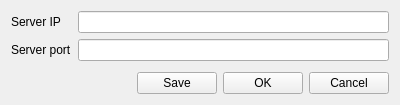
<?xml version="1.0" encoding="UTF-8"?>
<ui version="4.0">
 <class>SettingsWidget</class>
 <widget class="QWidget" name="SettingsWidget">
  <property name="geometry">
   <rect>
    <x>0</x>
    <y>0</y>
    <width>400</width>
    <height>105</height>
   </rect>
  </property>
  <property name="windowTitle">
   <string>Form</string>
  </property>
  <layout class="QVBoxLayout" name="verticalLayout">
   <item>
    <layout class="QGridLayout" name="gridLayout">
     <item row="1" column="0">
      <widget class="QLabel" name="label_2">
       <property name="text">
        <string>Server port</string>
       </property>
      </widget>
     </item>
     <item row="1" column="1">
      <widget class="QLineEdit" name="lineEditServerPort"/>
     </item>
     <item row="0" column="0">
      <widget class="QLabel" name="label">
       <property name="text">
        <string>Server IP</string>
       </property>
      </widget>
     </item>
     <item row="0" column="1">
      <widget class="QLineEdit" name="lineEditServerIP"/>
     </item>
    </layout>
   </item>
   <item>
    <spacer name="verticalSpacer">
     <property name="orientation">
      <enum>Qt::Vertical</enum>
     </property>
     <property name="sizeHint" stdset="0">
      <size>
       <width>20</width>
       <height>40</height>
      </size>
     </property>
    </spacer>
   </item>
   <item>
    <layout class="QHBoxLayout" name="horizontalLayout">
     <item>
      <spacer name="horizontalSpacer">
       <property name="orientation">
        <enum>Qt::Horizontal</enum>
       </property>
       <property name="sizeHint" stdset="0">
        <size>
         <width>40</width>
         <height>20</height>
        </size>
       </property>
      </spacer>
     </item>
     <item>
      <widget class="QPushButton" name="pushButtonSave">
       <property name="text">
        <string>Save</string>
       </property>
      </widget>
     </item>
     <item>
      <widget class="QPushButton" name="pushButtonOK">
       <property name="text">
        <string>OK</string>
       </property>
      </widget>
     </item>
     <item>
      <widget class="QPushButton" name="pushButtonCancel">
       <property name="text">
        <string>Cancel</string>
       </property>
      </widget>
     </item>
    </layout>
   </item>
  </layout>
 </widget>
 <resources/>
 <connections/>
</ui>
